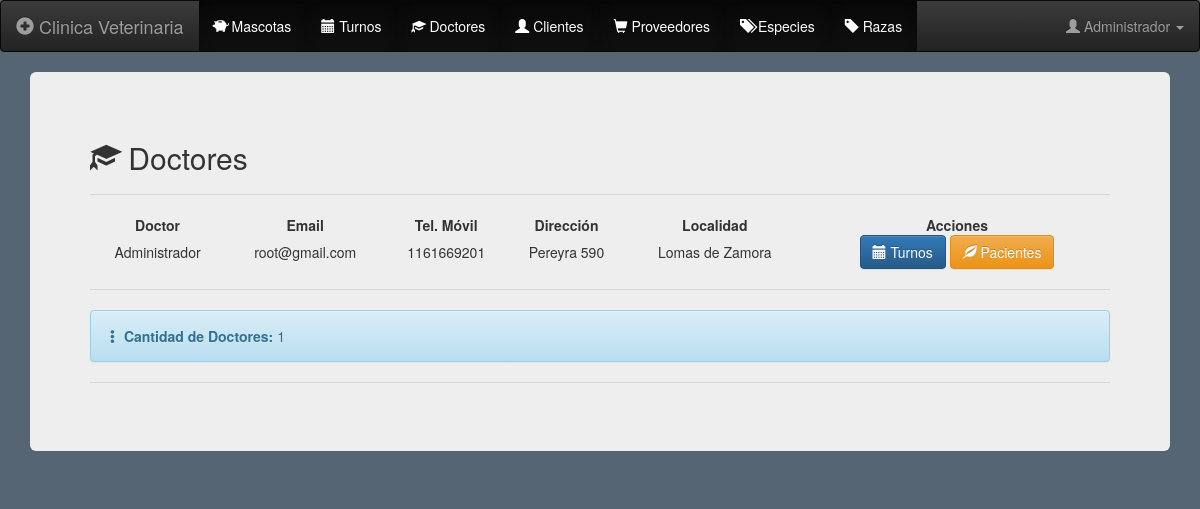
The page /doctores (signed in) on the database its author committed.
### app/models.py (models this page shows)
class User(db.Model, UserMixin):
    id = db.Column(db.Integer, primary_key=True, autoincrement=True)
    name = db.Column(db.String(150), unique=True)
    user = db.Column(db.String(150), unique=True)
    email = db.Column(db.String(150), unique=True)
    cellphone =db.Column(db.String(10))
    address = db.Column(db.String(200))
    localization = db.Column(db.String(300))
    password = db.Column(db.String(150))
    user_type = db.Column(db.String(150))
    role = db.Column(db.Integer)

### app/views.py (the view)
@views.route('/doctores')
@login_required
def doctor():
	doctors = User.query.filter_by(user_type="doctor")
	count = User.query.filter_by(user_type="doctor").count()
	return render_template('doctores.html', doctors=doctors, count=count, user=current_user)

### app/__init__.py (called while the page is built)
def create_app():
	app = Flask(__name__)
	app.config['SECRET_KEY'] = 'veterinaria'
	app.config['SQLALCHEMY_TRACK_MODIFICATIONS'] = True
	app.config['SQLALCHEMY_DATABASE_URI'] = f'sqlite:///{DB_NAME}'
	db.init_app(app)
	from .views import views
	from .auth import auth
	app.register_blueprint(views, url_prefix='/')
	app.register_blueprint(auth, url_prefix='/')
	from .models import User, Pets, Races, Animal
	create_database(app)
	login_manager = LoginManager()
	login_manager.login_view = 'auth.login'
	login_manager.init_app(app)
	@login_manager.user_loader
	def load_user(id):
		return User.query.get(int(id))
	return app

### app/templates/doctores.html (shortened to what this page needs)
{% extends "index.html" %}
{% block content %}
  <div class="container-fluid">
    <div class="jumbotron">
      <h2><span class="glyphicon glyphicon-education" aria-hidden="true"></span> Doctores</h2><hr>
  <table class="display compact" style="width:100%" id="doctoresTable">
    <thead>
      <tr>
        <th class='text-nowrap text-center'>Doctor</th>
        <th class='text-nowrap text-center'>Email</th>
        <th class='text-nowrap text-center'>Tel. Móvil</th>
        <th class='text-nowrap text-center'>Dirección</th>
        <th class='text-nowrap text-center'>Localidad</th>
        <th class='text-nowrap text-center'>Acciones</th>
      </tr>
    </thead>
    <tbody>
      {% for doctor in doctors %}
        <tr>
          <td align="center">{{ doctor.name }}</td>
          <td align="center">{{ doctor.email }}</td>
          <td align="center">{{ doctor.cellphone }}</td>
          <td align="center">{{ doctor.address }}</td>
          <td align="center">{{ doctor.localization }}</td>
          <td class='text-nowrap' align="center">
              <a href="/turnos/{{ doctor.id }}" class="btn btn-primary "><span class="glyphicon glyphicon-calendar" aria-hidden="true"></span> Turnos</a>
              <a href="/pacientes/{{ doctor.id }}" class="btn btn-warning "><span class="glyphicon glyphicon-leaf" aria-hidden="true"></span> Pacientes</a>
          </td>
        </tr>
      {% endfor %}
    </tbody>
  </table><hr>
  <div class="alert alert-info"><span class="glyphicon glyphicon-option-vertical" aria-hidden="true"></span> <strong>Cantidad de Doctores:</strong> {{ count }} </div><hr>
</div>
</div>
{% endblock %}

### app/templates/index.html (shortened to what this page needs)
<!DOCTYPE html>
<html lang="es">
<head>
  <link rel="stylesheet" href="{{ url_for('static', filename='skeleton/css/bootstrap.min.css') }}" >
    <link rel="stylesheet" href="{{ url_for('static', filename='skeleton/css/bootstrap-theme.css') }}" >
    <link rel="stylesheet" href="{{ url_for('static', filename='skeleton/css/bootstrap-theme.min.css') }}" >
    <link rel="stylesheet" href="{{ url_for('static', filename='skeleton/css/scrolling-nav.css') }}" >
    <link rel="stylesheet" href="{{ url_for('static', filename='skeleton/css/index.css') }}" >
    <link rel="stylesheet" href="{{ url_for('static', filename='skeleton/Chart.js/Chart.min.css') }}" >
    <link rel="stylesheet" href="{{ url_for('static', filename='skeleton/Chart.js/Chart.css') }}" >
    <link rel="stylesheet" href="{{ url_for('static', filename='skeleton/css/jquery.dataTables.min.css') }}" >
    <link rel="stylesheet" href="{{ url_for('static', filename='skeleton/dataTables/buttons.dataTables.min.css') }}" >
    <link rel="stylesheet" href="{{ url_for('static', filename='skeleton/css/buttons.dataTables.min.css') }}" >
    <link rel="stylesheet" href="{{ url_for('static', filename='skeleton/css/buttons.bootstrap.min.css') }}" >
    <link rel="stylesheet" href="{{ url_for('static', filename='skeleton/css/jquery.dataTables-1.11.5.min.css') }}" >
    <link rel="stylesheet" href="{{ url_for('static', filename='skeleton/dataTables/fixedColumns.dataTables.min.css') }}" >
</head>
<body style="background-color:  #566573;" onload="nobackbutton();">
<nav class="navbar navbar-inverse">
  <div class="container-fluid">
    <div class="navbar-header">
      {% if user.is_authenticated %}
      <a class="navbar-brand" href="/main"><span class="glyphicon glyphicon-plus-sign" aria-hidden="true"></span> Clinica Veterinaria</a>
      {% else %}
      <a class="navbar-brand" href="/"><span class="glyphicon glyphicon-plus-sign" aria-hidden="true"></span> Clinica Veterinaria</a>
      {% endif %}
    </div>
    <ul class="nav navbar-nav">
      {% if user.is_authenticated %}
      {% if user.name == "Administrador" %}
      <li class="active"><a href="/mascotas"><span class="glyphicon glyphicon-piggy-bank" aria-hidden="true"></span> Mascotas</a></li>
      <li class="active"><a href="/turnos"><span class="glyphicon glyphicon-calendar" aria-hidden="true"></span> Turnos</a></li>
      <li class="active"><a href="/doctores"><span class="glyphicon glyphicon-education" aria-hidden="true"></span> Doctores</a></li>
      <li class="active"><a href="/clientes"><span class="glyphicon glyphicon-user" aria-hidden="true"></span> Clientes</a></li>
      <li class="active"><a href="/proovedores"><span class="glyphicon glyphicon-shopping-cart" aria-hidden="true"></span> Proveedores</a></li>
      <li class="active"><a href="/especies"><span class="glyphicon glyphicon-tags" aria-hidden="true"></span> Especies</a></li>
      <li class="active"><a href="/razas"><span class="glyphicon glyphicon-tag" aria-hidden="true"></span> Razas</a></li>
      {% else%}
      <li class="active"><a href="/mascotas/{{ user.id }}"><span class="glyphicon glyphicon-certificate" aria-hidden="true"></span> Mis Mascotas</a></li>
      <li class="active"><a href="/turnos/{{ user.id }}"><span class="glyphicon glyphicon-calendar" aria-hidden="true"></span> Mis Turnos</a></li>
      {% endif %}
    </ul>
    <ul class="nav navbar-nav navbar-right">
      <li class="dropdown">
        <a class="dropdown-toggle" data-toggle="dropdown" href="#"><span class="glyphicon glyphicon-user" aria-hidden="true"></span> {{ user.name }}
        <span class="caret"></span></a>
      </li>
    </ul>
      {% else %}
      <li class="active"><a href="password"><span class="glyphicon glyphicon-exclamation-sign" aria-hidden="true"></span> Olvidé mi Password</a></li>
      <li><a href="sign-up"><span class="glyphicon glyphicon-flash" aria-hidden="true"></span> Resgistrarse</a></li>
    {% endif %}
  </div>
</nav>
  <div class="container-fluid">
  {% block content %}{% endblock %}
  </div>
</body>
</html>

### rows shown on the page
User: name "Administrador", email "root@gmail.com", cellphone "1161669201", address "Pereyra 590", localization "Lomas de Zamora"

### other values the page prints
{{ count }} "1"
